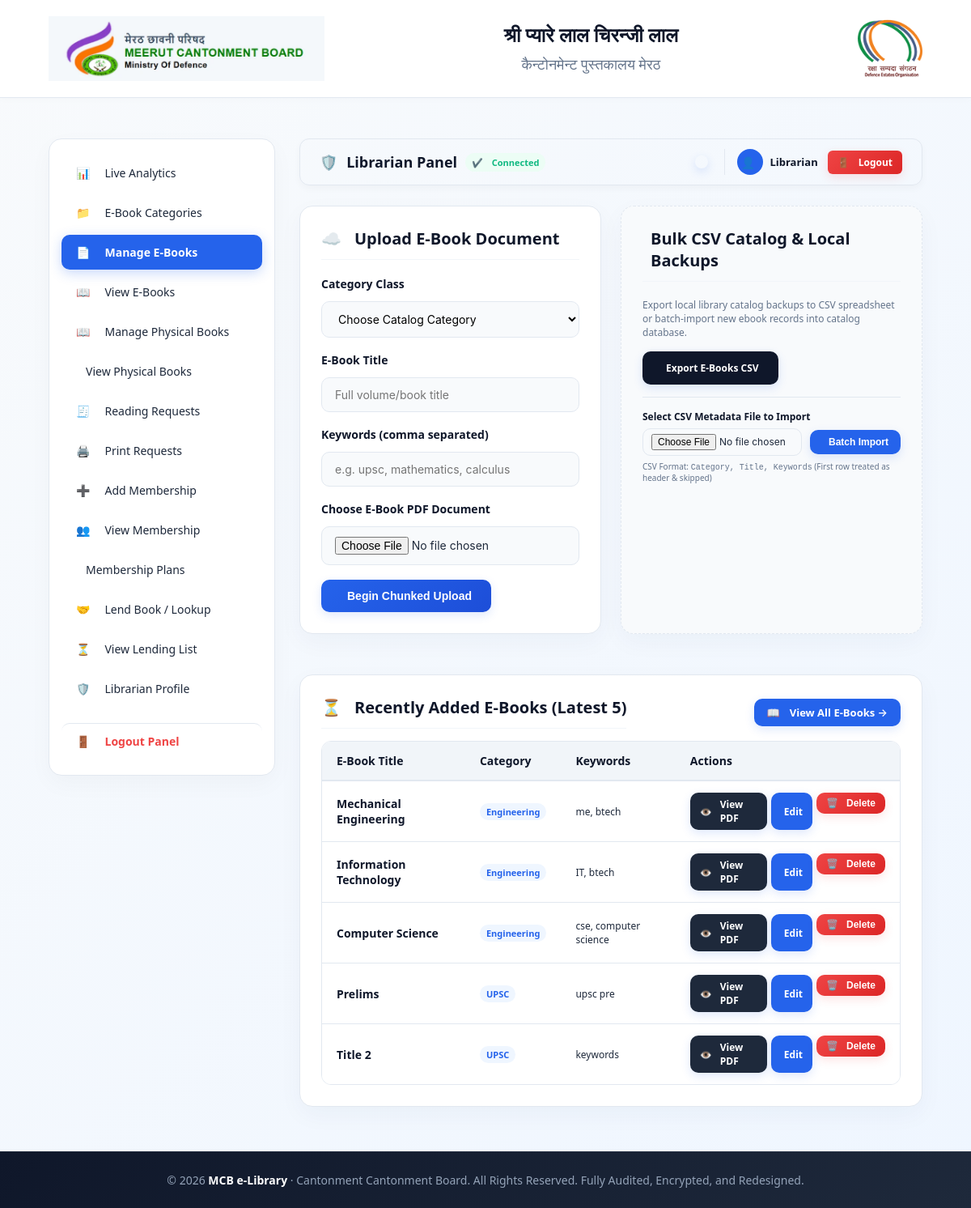
The app's page /index.php?action=admin&tab=ebooks (signed in) with its own data.
### tables this page shows
CREATE TABLE `ebooks` (
  `id` int(11) NOT NULL,
  `category_id` int(11) NOT NULL,
  `title` varchar(255) NOT NULL,
  `keywords` varchar(500) DEFAULT NULL,
  `pdf_file` varchar(255) NOT NULL,
  `created_at` timestamp NULL DEFAULT CURRENT_TIMESTAMP
);

CREATE TABLE `categories` (
  `id` int(11) NOT NULL,
  `name` varchar(100) NOT NULL,
  `created_at` timestamp NULL DEFAULT CURRENT_TIMESTAMP
);

### config.php (called while the page is built, shortened)
<?php
function e($v){ return htmlspecialchars((string)$v, ENT_QUOTES, 'UTF-8'); }
?>

### app/views/admin/ebooks.php (the view, shortened to what this page needs)
<?php
$editBook = null;
$latest_ebooks_result = $db->query("SELECT e.*, c.name category FROM ebooks e JOIN categories c ON c.id = e.category_id ORDER BY e.id DESC LIMIT 5");
?>
<div class="grid">
    <?php if ($editBook): ?>
        <div class="card">
            <h3><i class="fa-solid fa-user-pen"></i> Edit E-Book Document — <?= e($editBook['title']) ?></h3>
            <form id="ebFormEdit" onsubmit="handleChunkedSubmit(event, true)">
                <?= csrf_input() ?>
                <input type="hidden" name="id" value="<?= $editBook['id'] ?>">
                <label for="eb_category">Category Class</label>
                <select id="eb_category" name="category_id" required>
                    <option value="">Choose Catalog Category</option>
                    <?php
                    $x = $db->query('SELECT * FROM categories ORDER BY name');
                    while($r = $x->fetch_assoc()) {
                        $selected = $r['id'] == $editBook['category_id'] ? 'selected' : '';
                        echo '<option value="' . $r['id'] . '" ' . $selected . '>' . e($r['name']) . '</option>';
                    }
                    ?>
                </select>
                <label for="eb_title">E-Book Title</label>
                <input id="eb_title" name="title" value="<?= e($editBook['title']) ?>" placeholder="Full volume/book title" required>
                <label for="eb_keywords">Keywords (comma separated)</label>
                <input id="eb_keywords" name="keywords" value="<?= e($editBook['keywords']) ?>" placeholder="e.g. upsc, mathematics, calculus">
                <label for="eb_pdf">Replace E-Book PDF Document (leave blank to keep current PDF)</label>
                <input id="eb_pdf" type="file" name="pdf" accept="application/pdf">
                <button class="btn" type="submit"><i class="fa-solid fa-circle-check"></i> Save / Update E-Book</button>
                <a href="?action=admin&tab=ebooks" class="btn" style="background:var(--navy-light); margin-left: 10px;"><i class="fa-solid fa-arrow-left"></i> Cancel Edit</a>
            </form>
        </div>
    <?php else: ?>
        <div class="card">
            <h3><i class="fa-solid fa-cloud-arrow-up"></i> Upload E-Book Document</h3>
            <form id="ebFormAdd" onsubmit="handleChunkedSubmit(event, false)">
                <label for="eb_category">Category Class</label>
                <select id="eb_category" name="category_id" required>
                    <option value="">Choose Catalog Category</option>
                </select>
                <label for="eb_title">E-Book Title</label>
                <input id="eb_title" name="title" placeholder="Full volume/book title" required>
                <label for="eb_keywords">Keywords (comma separated)</label>
                <input id="eb_keywords" name="keywords" placeholder="e.g. upsc, mathematics, calculus">
                <label for="eb_pdf">Choose E-Book PDF Document</label>
                <input id="eb_pdf" type="file" name="pdf" accept="application/pdf" required>
                <button class="btn" type="submit"><i class="fa-solid fa-circle-arrow-up"></i> Begin Chunked Upload</button>
            </form>
        </div>
        <div class="card" style="border: 1px dashed var(--border-color); background: var(--bg-slate);">
            <h3 style="margin-top:0; color:var(--navy-dark);"><i class="fa-solid fa-file-csv" style="color: #10b981;"></i> Bulk CSV Catalog & Local Backups</h3>
            <p style="font-size:12px; color:var(--text-muted); margin-bottom:15px;">Export local library catalog backups to CSV spreadsheet or batch-import new ebook records into catalog database.</p>
            <div style="display:flex; gap:10px; margin-bottom:15px; flex-wrap:wrap;">
                <a href="?action=export_ebooks_csv" class="btn" style="background:var(--navy-dark); font-size:12px; display:inline-flex; align-items:center; gap:5px;"><i class="fa-solid fa-download"></i> Export E-Books CSV</a>
            </div>
            <form method="post" action="?action=import_books_csv" enctype="multipart/form-data" style="border-top:1px solid var(--border-color); padding-top:15px; margin:0;">
                <label for="import_csv" style="font-size:12px; font-weight:700;">Select CSV Metadata File to Import</label>
                <div style="display:flex; gap:10px; align-items:center; margin-top:5px;">
                    <input type="file" id="import_csv" name="csv_file" accept=".csv, .txt, text/csv, text/plain" required style="margin:0; font-size:12px; padding:6px 10px; flex:1;">
                    <button class="btn" type="submit" style="font-size:12px; padding:8px 15px; background:var(--primary);"><i class="fa-solid fa-file-import"></i> Batch Import</button>
                </div>
                <p style="font-size:10px; color:var(--text-muted); margin: 6px 0 0 0;"><i class="fa-solid fa-circle-info"></i> CSV Format: <code>Category, Title, Keywords</code> (First row treated as header & skipped)</p>
            </form>
        </div>
    <?php endif; ?>
</div>
<div class="card" style="margin-top: 25px;">
    <div style="display:flex; justify-content:space-between; align-items:center; flex-wrap:wrap; gap:15px; margin-bottom:15px;">
        <h3 style="margin:0;"><i class="fa-solid fa-clock-rotate-left"></i> Recently Added E-Books (Latest 5)</h3>
        <a href="?action=admin&tab=view_ebooks" class="btn" style="padding:8px 16px; background:var(--primary); font-size:13px; display:inline-flex; align-items:center; gap:6px;"><i class="fa-solid fa-book-open"></i> View All E-Books &rarr;</a>
    </div>
    <div class="table-responsive">
        <table id="ebooksTable">
            <thead>
                <tr>
                    <th>E-Book Title</th>
                    <th>Category</th>
                    <th>Keywords</th>
                    <th>Actions</th>
                </tr>
            </thead>
            <tbody>
                <?php if ($latest_ebooks_result->num_rows === 0): ?>
                    <tr>
                        <td colspan="4" style="text-align:center; padding:30px; color:var(--text-muted);">
                            <i class="fa-solid fa-triangle-exclamation" style="font-size:24px; margin-bottom:10px; display:block;"></i>
                            No e-books uploaded yet.
                        </td>
                    </tr>
                <?php else: ?>
                    <?php while($r = $latest_ebooks_result->fetch_assoc()): ?>
                        <tr>
                            <td style="font-weight:600; color:var(--navy-dark);"><?= e($r['title']) ?></td>
                            <td><span class="badge badge-blue" style="font-size:11px; padding:3px 8px; font-weight:600;"><?= e($r['category']) ?></span></td>
                            <td style="font-size:12px; color:var(--text-secondary);"><?= e($r['keywords'] ?: '—') ?></td>
                            <td>
                                <div style="display:flex; gap:5px;">
                                    <a class="btn" style="background:var(--navy-light); padding:6px 12px; font-size:12px; display:inline-flex; align-items:center; gap:4px;" onclick="openPdfModal(<?= $r['id'] ?>, null, '<?= e(addslashes($r['title'])) ?>', true)"><i class="fa-solid fa-eye"></i> View PDF</a>
                                    <a class="btn" style="background:var(--primary); padding:6px 12px; font-size:12px; display:inline-flex; align-items:center; gap:4px;" href="?action=admin&tab=ebooks&edit=<?= $r['id'] ?>"><i class="fa-solid fa-pen-to-square"></i> Edit</a>
                                    <form method="post" action="?action=delete_ebook" class="delete-form" style="display:inline; margin:0;">
                                        <button class="danger btn btn-danger" type="submit" style="padding:6px 12px; font-size:12px; display:inline-flex; align-items:center; gap:4px;"><i class="fa-solid fa-trash-can"></i> Delete</button>
                                    </form>
                                </div>
                            </td>
                        </tr>
                    <?php endwhile; ?>
                <?php endif; ?>
            </tbody>
        </table>
    </div>
</div>

### records on screen
ebooks: title "Mechanical Engineering", category.name "Engineering", keywords "me, btech"
ebooks: title "Information Technology", category.name "Engineering", keywords "IT, btech"
ebooks: title "Computer Science", category.name "Engineering", keywords "cse, computer science"
ebooks: title "Prelims", category.name "UPSC", keywords "upsc pre"
ebooks: title "Title 2", category.name "UPSC", keywords "keywords"

### other values on screen
$_SESSION['admin_user'] "Librarian"
